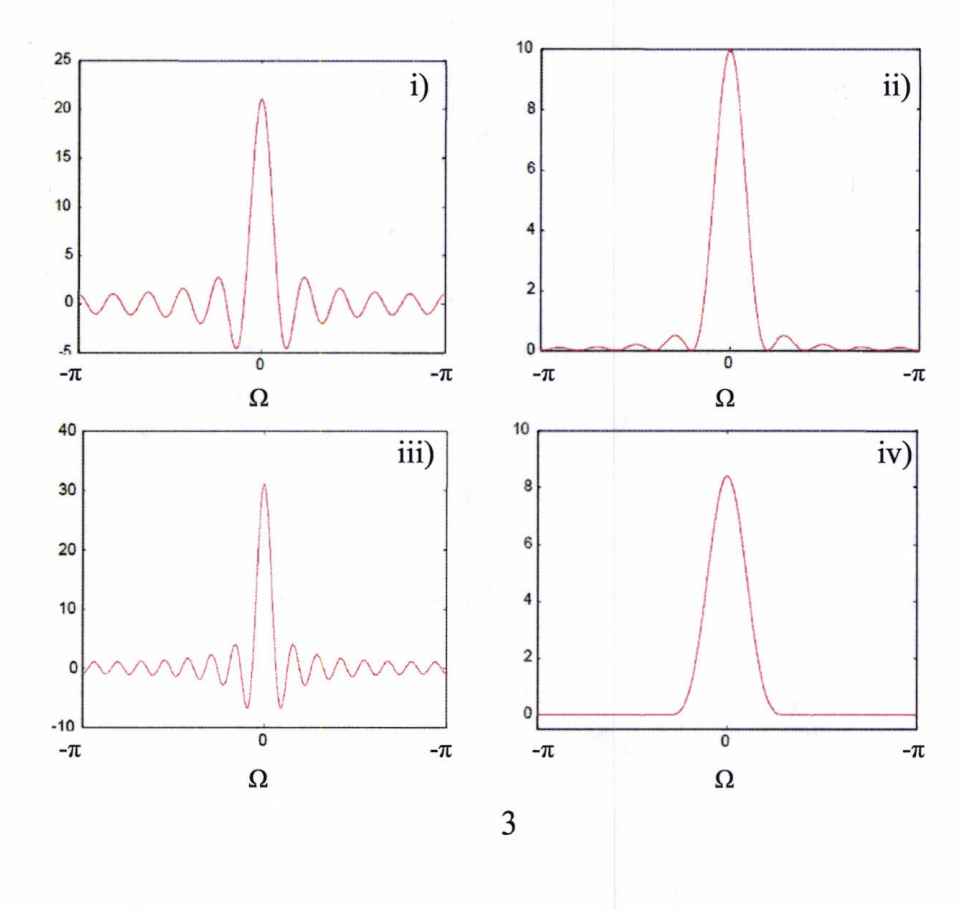
#> input picture tmp/q06-window-reproduction/four-plots-source.png, 964 x 909 px
$ python make_note.py
#> lines starting #> are read from the running program, lines starting #| are printed output that depends on the picture; after the words box and inside, x2 and y2 are one past the last pixel; in counts of white or black regions, pixels touching at a corner belong together
"""Trace the exam scan; do not assume analytical window functions."""
from pathlib import Path
import sys

WORK = Path(__file__).resolve().parent
ROOT = WORK.parent.parent
sys.path.insert(0, str(ROOT / "tmp" / "q03c-python"))

import numpy as np
import matplotlib
matplotlib.use("Agg")
import matplotlib.pyplot as plt
from matplotlib.font_manager import FontProperties
from PIL import Image, ImageChops

OUTPUT = ROOT / "Q06_window_spectra_answer_384.png"
source = np.asarray(Image.open(WORK / "four-plots-source.png").convert("RGB"), dtype=float)

# Pixel coordinates of the four plot frames in the rendered exam scan.
# The vertical scales are read from the original axes. These numbers calibrate
# the scan only; they are not window coefficients or analytical curve models.
frames = {
    "i": (80, 445, 61, 352, -5, 25),
    "ii": (541, 919, 49, 350, 0, 10),
    "iii": (83, 446, 431, 727, -10, 40),
    "iv": (538, 917, 431, 729, -0.5, 10),
}

def smooth_interpolation(x, y, target):
    """Shape-preserving cubic interpolation of digitized samples."""
    dx = np.diff(x)
    secant = np.diff(y) / dx
    slope = np.zeros_like(y)
    slope[0], slope[-1] = secant[0], secant[-1]
    for k in range(1, len(y)-1):
        if secant[k-1] * secant[k] > 0:
            w1, w2 = 2*dx[k]+dx[k-1], dx[k]+2*dx[k-1]
            slope[k] = (w1+w2)/(w1/secant[k-1]+w2/secant[k])
    k = np.searchsorted(x, target, side="right")-1
    k = np.clip(k, 0, len(x)-2)
    width = x[k+1]-x[k]
    t = (target-x[k])/width
    values = ((2*t**3-3*t**2+1)*y[k]
              + (t**3-2*t**2+t)*width*slope[k]
              + (-2*t**3+3*t**2)*y[k+1]
              + (t**3-t**2)*width*slope[k+1])
    return values

def trace(frame):
#> called with frame = (80, 445, 61, 352, -5, 25)
    x0, x1, y0, y1, lower, upper = frame
    crop = source[y0+2:y1-1, x0+2:x1-1]
    red = crop[:, :, 0]-crop[:, :, 1]
    red_blue = crop[:, :, 0]-crop[:, :, 2]
    mask = (red > 8) & (red_blue > 5)
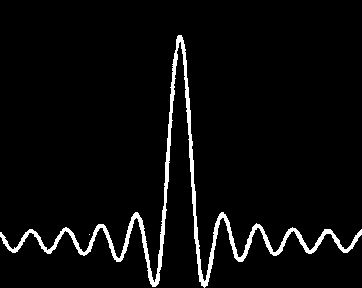
#> mask: shape (288, 362) bool; 4.3% white; 2 white regions (1 under 20 px), largest, box (x1, y1, x2, y2) and area: (0, 35, 362, 288) 4479
    xx, yy = [], []
    for column in range(crop.shape[1]):
        weights = np.where(mask[:, column], red[:, column]**2, 0)
        if weights.sum() > 0:
            xx.append(column+x0+2)
            yy.append(np.dot(weights, np.arange(len(weights))+y0+2)/weights.sum())
#> after the loop, xx = 362 values from 82 to 443; yy = 362 values, max 347.1 at index 154, min 100.1 at index 180, mean 293.7
    xx = np.asarray(xx, dtype=float)
    yy = upper-(np.asarray(yy)-y0)/(y1-y0)*(upper-lower)
#> yy = 362 values, max 20.97 at index 180, min -4.5 at index 154, mean 1.01
    # Suppress single-pixel scan noise without flattening oscillating lobes.
    yy = np.convolve(np.pad(yy, (1, 1), mode="edge"), [0.25, 0.5, 0.25], mode="valid")
#> yy = 362 values, max 20.9 at index 180, min -4.47 at index 204, mean 1.01
    center = xx[np.argmax(yy)]
#> center = 262
    # Correct the scan's small centering/skew error so the central peak is at 0.
    frequencies = np.where(xx <= center,
                           (xx-center)/(center-x0)*np.pi,
                           (xx-center)/(x1-center)*np.pi)
#> frequencies = 362 values from -3.11 to 3.11
    frequencies = np.r_[-np.pi, frequencies, np.pi]
#> frequencies = 364 values from -3.14 to 3.14
    yy = np.r_[yy[0], yy, yy[-1]]
#> yy = 364 values, max 20.9 at index 181, min -4.47 at index 205, mean 1.01
    samples = np.linspace(-np.pi, np.pi, 8001)
#> samples = 8001 values from -3.14 to 3.14
    curve = smooth_interpolation(frequencies, yy, samples)
#> in smooth_interpolation, `dx = np.diff(x)`: dx = 363 values, max 0.0345 at index 0, min 0.0172 at index 299, mean 0.0173
#> in smooth_interpolation, `secant = np.diff(y) / dx`: secant = 363 values, max 101.1 at index 166, min -106.2 at index 190, mean 0.0201
#> in smooth_interpolation, `slope = np.zeros_like(y)`: slope = 364 values from 0 to 0
#> after the loop in smooth_interpolation, `for k in range(1, len(y)-1):`: slope = 364 values, max 96.39 at index 166, min -104.8 at index 191, mean 0.024
#> in smooth_interpolation, `k = np.searchsorted(x, target, side="right")-1`: k = 8001 values from 0 to 363
#> in smooth_interpolation, `k = np.clip(k, 0, len(x)-2)`: k = 8001 values from 0 to 362
#> in smooth_interpolation, `width = x[k+1]-x[k]`: width = 8001 values, max 0.0345 at index 0, min 0.0172 at index 6580, mean 0.0174
#> in smooth_interpolation, `t = (target-x[k])/width`: t = 8001 values, max 1 at index 8000, min 0 at index 0, mean 0.5
#> in smooth_interpolation, `values = ((2*t**3-3*t**2+1)*y[k] + (t**3-2*t**2+t)*width*slope[k] + (-..`: values = 8001 values, max 20.9 at index 4000, min -4.47 at index 4525, mean 1.01
#> curve has the same summary as values in smooth_interpolation
    return samples, curve

curves = {name: trace(frame) for name, frame in frames.items()}
#> in trace (call 2), `mask = (red > 8) & (red_blue > 5)`: mask: shape (298, 375) bool; 2.7% white; 6 white regions (1 under 20 px), largest, box (x1, y1, x2, y2) and area: (149, 0, 302, 298) 2443, (74, 283, 148, 298) 273, (1, 294, 69, 298) 156, (304, 294, 342, 298) 83, (343, 295, 375, 298) 66
#> call 3 of trace, with frame = (83, 446, 431, 727, -10, 40)
#> in trace (call 3), `x0, x1, y0, y1, lower, upper = frame`: x0 = 83; x1 = 446; y0 = 431; y1 = 727; lower = -10; upper = 40
#> in trace (call 3), `mask = (red > 8) & (red_blue > 5)`:
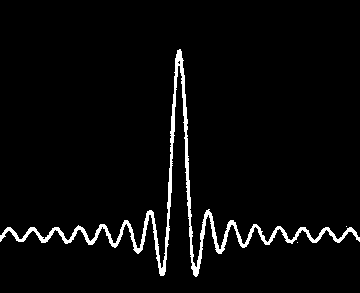
#> mask: shape (293, 360) bool; 3.7% white; 3 white regions (2 under 20 px), largest, box (x1, y1, x2, y2) and area: (0, 49, 360, 277) 3931
#> after the loop in trace (call 3), `for column in range(crop.shape[1]):`: xx = 360 values from 85 to 444; yy = 360 values, max 705.9 at index 162, min 485.9 at index 179, mean 661.4
#> in trace (call 3), `yy = upper-(np.asarray(yy)-y0)/(y1-y0)*(upper-lower)`: yy = 360 values, max 30.72 at index 179, min -6.44 at index 162, mean 1.08
#> in trace (call 3), `yy = np.convolve(np.pad(yy, (1, 1), mode="edge"), [0.25, 0.5, 0.25], m..`: yy = 360 values, max 30.46 at index 179, min -6.34 at index 162, mean 1.08
#> in trace (call 3), `center = xx[np.argmax(yy)]`: center = 264
#> in trace (call 3), `frequencies = np.where(xx <= center, (xx-center)/(center-x0)*np.pi, (x..`: frequencies = 360 values from -3.11 to 3.11
#> in trace (call 3), `frequencies = np.r_[-np.pi, frequencies, np.pi]`: frequencies = 362 values from -3.14 to 3.14
#> in trace (call 3), `yy = np.r_[yy[0], yy, yy[-1]]`: yy = 362 values, max 30.46 at index 180, min -6.34 at index 163, mean 1.07
#> in trace (call 3), `curve = smooth_interpolation(frequencies, yy, samples)`: curve = 8001 values, max 30.46 at index 4000, min -6.34 at index 3624, mean 1.06
#> call 4 of trace, with frame = (538, 917, 431, 729, -0.5, 10)
#> in trace (call 4), `x0, x1, y0, y1, lower, upper = frame`: x0 = 538; x1 = 917; y1 = 729; lower = -0.5; upper = 10
#> in trace (call 4), `crop = source[y0+2:y1-1, x0+2:x1-1]`:
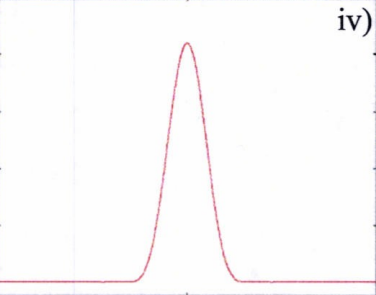
#> crop: shape (295, 376, 3) float64; mean R, G, B 252.3, 251.1, 251.5
#> in trace (call 4), `red = crop[:, :, 0]-crop[:, :, 1]`:
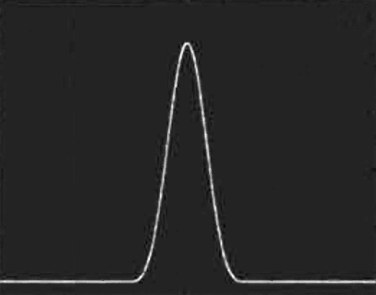
#> red: shape (295, 376) float64; min -14, max 88, mean 1.2; drawn with min black and max white
#> in trace (call 4), `red_blue = crop[:, :, 0]-crop[:, :, 2]`:
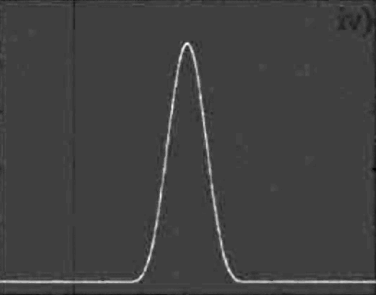
#> red_blue: shape (295, 376) float64; min -25, max 76, mean 0.8; drawn with min black and max white
#> in trace (call 4), `mask = (red > 8) & (red_blue > 5)`:
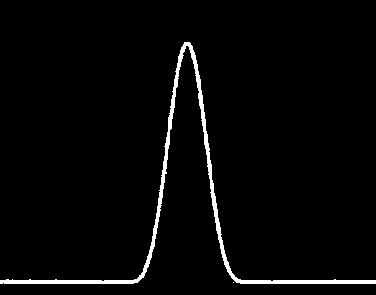
#> mask: shape (295, 376) bool; 2.7% white; 2 white regions (1 under 20 px), largest, box (x1, y1, x2, y2) and area: (0, 42, 376, 284) 2996
#> after the loop in trace (call 4), `for column in range(crop.shape[1]):`: xx = 376 values from 540 to 915; yy = 376 values, max 714.6 at index 271, min 476.2 at index 187, mean 685.5
#> in trace (call 4), `yy = upper-(np.asarray(yy)-y0)/(y1-y0)*(upper-lower)`: yy = 376 values, max 8.41 at index 187, min 0.00854 at index 271, mean 1.03
#> in trace (call 4), `yy = np.convolve(np.pad(yy, (1, 1), mode="edge"), [0.25, 0.5, 0.25], m..`: yy = 376 values, max 8.4 at index 187, min 0.0101 at index 271, mean 1.03
#> in trace (call 4), `center = xx[np.argmax(yy)]`: center = 727
#> in trace (call 4), `frequencies = np.where(xx <= center, (xx-center)/(center-x0)*np.pi, (x..`: frequencies = 376 values from -3.11 to 3.11
#> in trace (call 4), `frequencies = np.r_[-np.pi, frequencies, np.pi]`: frequencies = 378 values from -3.14 to 3.14
#> in trace (call 4), `yy = np.r_[yy[0], yy, yy[-1]]`: yy = 378 values, max 8.4 at index 188, min 0.0101 at index 272, mean 1.03
metrics = {}
for name, (omega, values) in curves.items():
    half_peak = np.flatnonzero(values >= values.max()/2)
    width = (omega[half_peak[-1]]-omega[half_peak[0]])/np.pi
    outer_level = np.max(np.abs(values[np.abs(omega) >= 0.35*np.pi]))/values.max()
    metrics[name] = {"peak": float(values.max()), "minimum": float(values.min()),
                     "half_height_width_over_pi": float(width),
                     "outer_level_relative_to_peak": float(outer_level)}
    np.savetxt(WORK / f"traced-{name}.csv", np.column_stack([omega, values]),
               delimiter=",", header="Omega,digitized_signed_spectrum", comments="")
#> this loop made 4 passes
#> name on passes 1 to 4: 'i', 'ii', 'iii', 'iv'
assert metrics["iv"]["half_height_width_over_pi"] > max(
    metrics[name]["half_height_width_over_pi"] for name in ("i", "ii", "iii"))
assert metrics["iii"]["half_height_width_over_pi"] < metrics["i"]["half_height_width_over_pi"]
assert metrics["iv"]["outer_level_relative_to_peak"] < min(
    metrics[name]["outer_level_relative_to_peak"] for name in ("i", "ii", "iii"))
assert metrics["i"]["minimum"] < -3 and metrics["iii"]["minimum"] < -5

plt.rcParams.update({
    "font.family": "STIXGeneral", "mathtext.fontset": "cm",
    "font.size": 10.8, "axes.labelsize": 12,
    "axes.linewidth": 0.8, "figure.facecolor": "white",
    "axes.facecolor": "white", "text.color": "black",
    "axes.edgecolor": "black", "axes.labelcolor": "black",
    "xtick.color": "black", "ytick.color": "black",
})

# Measure wrapping in final output pixels, instead of shrinking a large page.
measure_fig = plt.figure(figsize=(3.84, 1), dpi=100)
measure_fig.canvas.draw()
renderer = measure_fig.canvas.get_renderer()

def wrapped(text, size=11, weight="normal", available=368):
#> called with text = 'Question 6 – Window spectra', size = 12.5, weight = 'bold', available = 368
    properties = FontProperties(family="STIXGeneral", size=size, weight=weight)
    lines, current = [], ""
    for word in text.split():
        candidate = f"{current} {word}".strip()
        width = renderer.get_text_width_height_descent(candidate, properties, False)[0]
        if width > available and current:
            lines.append(current)
            current = word
        else:
            current = candidate
    if current:
        lines.append(current)
    return "\n".join(lines), len(lines)

text_items = []
def add_text(top, text, size=11, weight="normal", indent=8, spacing=1.18):
    content, count = wrapped(text, size, weight, 384-indent-8)
    text_items.append((top, indent, content, size, weight, spacing))
    return top+count*size*100/72*spacing

cursor = add_text(8, "Question 6 – Window spectra", 12.5, "bold")
cursor = add_text(cursor+3, "Approximate redraws from the exam figure.", 10.5)
plots_top = int(np.ceil(cursor+13))
block_height = 239
cursor = plots_top+4*block_height+3

cursor = add_text(cursor, "(a) Best time resolution: iv", 11.8, "bold")
cursor = add_text(cursor+3, "Reason:", 11, "bold")
cursor = add_text(cursor+4,
    "Window iv has the widest main lobe. "
    "A wider main lobe corresponds to a shorter time window, "
    "which gives better time resolution.")
cursor = add_text(cursor+12, "(b) Least spectral leakage: iv", 11.8, "bold")
cursor = add_text(cursor+3, "Reason:", 11, "bold")
cursor = add_text(cursor+4,
    "Window iv has the smallest side lobes. "
    "Smaller side lobes mean less spectral leakage.")
cursor = add_text(cursor+12, "Reminder", 11.8, "bold")
for reminder in [
    "Wide main lobe → better time resolution",
    "Narrow main lobe → better frequency resolution",
    "Small side lobes → less spectral leakage",
]:
    cursor = add_text(cursor+3, reminder)
height = int(np.ceil(cursor+7))
plt.close(measure_fig)

fig = plt.figure(figsize=(3.84, height/100), dpi=100)
all_text = []
for top, left, text, size, weight, spacing in text_items:
    all_text.append(fig.text(left/384, 1-top/height, text, fontsize=size,
                             weight=weight, ha="left", va="top", linespacing=spacing))
#> this loop made 12 passes
#> (top, text, size, weight) on passes 1, 3, 4, 6, 7, 9, 10, 12: (8, 'Question 6 – Window spectra', 12.5, 'bold'), (1021, '(a) Best time resolution: iv', 11.8, 'bold'), (1043.3, 'Reason:', 11, 'bold'), (1131.5, '(b) Least spectral leakage: iv', 11.8, 'bold'), (1153.8, 'Reason:', 11, 'bold'), (1223.9, 'Reminder', 11.8, 'bold'), (1246.2, 'Wide main lobe → better time resolution', 11, 'normal'), (1288.3, 'Small side lobes → less spectral leakage', 11, 'normal')
#> (top, size, weight) on passes 2, 5, 8, 11: (31.49, 10.5, 'normal'), (1065.4, 11, 'normal'), (1175.8, 11, 'normal'), (1267.2, 11, 'normal')

axis_limits = {"i": (-5.5, 25), "ii": (-0.2, 10.5),
               "iii": (-10, 40), "iv": (-0.5, 10)}
tick_values = {"i": [-5, 0, 5, 10, 15, 20, 25], "ii": [0, 2, 4, 6, 8, 10],
               "iii": [-10, 0, 10, 20, 30, 40], "iv": [0, 2, 4, 6, 8, 10]}
axes = []
for index, name in enumerate(frames):
    top = plots_top+index*block_height
    all_text.append(fig.text(8/384, 1-top/height, f"{name})", fontsize=11.8,
                             weight="bold", ha="left", va="top"))
    axis_top, axis_height = top+24, 171
    ax = fig.add_axes([43/384, 1-(axis_top+axis_height)/height, 326/384, axis_height/height])
    omega, values = curves[name]
    ax.plot(omega, values, color="#b31d32", linewidth=1.4, zorder=3)
    ax.axhline(0, color="#777777", linewidth=0.6, zorder=1)
    ax.set_xlim(-np.pi, np.pi)
    ax.set_ylim(*axis_limits[name])
    ax.set_xticks([-np.pi, 0, np.pi], [r"$-\pi$", r"$0$", r"$\pi$"])
    ax.set_yticks(tick_values[name])
    ax.set_xlabel(r"$\Omega$", labelpad=1)
    ax.tick_params(direction="out", length=3, width=0.7, pad=3)
    axes.append(ax)
    all_text.extend([ax.xaxis.label, *ax.get_xticklabels(), *ax.get_yticklabels()])

fig.canvas.draw()
renderer = fig.canvas.get_renderer()
for artist in all_text:
    box = artist.get_window_extent(renderer)
    assert box.x0 >= 2 and box.y0 >= 2, (artist.get_text(), box)
    assert box.x1 <= 382 and box.y1 <= height-2, (artist.get_text(), box)
#> this loop made 57 passes
assert len(axes) == 4
fig.savefig(OUTPUT, dpi=100, facecolor="white", transparent=False)
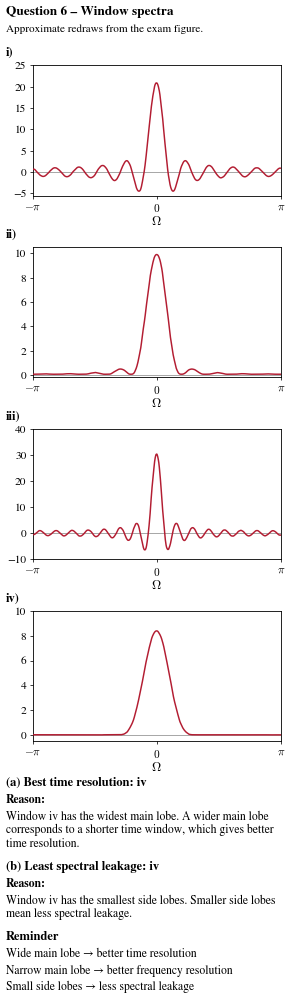
#> figure drawn by matplotlib, 4 panels; panel 1: curve peaks at x = 0, y = 20.9; panel 2: curve peaks at x = 0, y = 9.91; panel 3: curve peaks at x = 0, y = 30.46; panel 4: curve peaks at x = 0, y = 8.4
plt.close(fig)

#> (the run stopped early here; a loop or call above may not have finished)

$ run again, with 2025-08-20_Q06_window_functions_384.png copied over tmp/q06-window-reproduction/four-plots-source.png
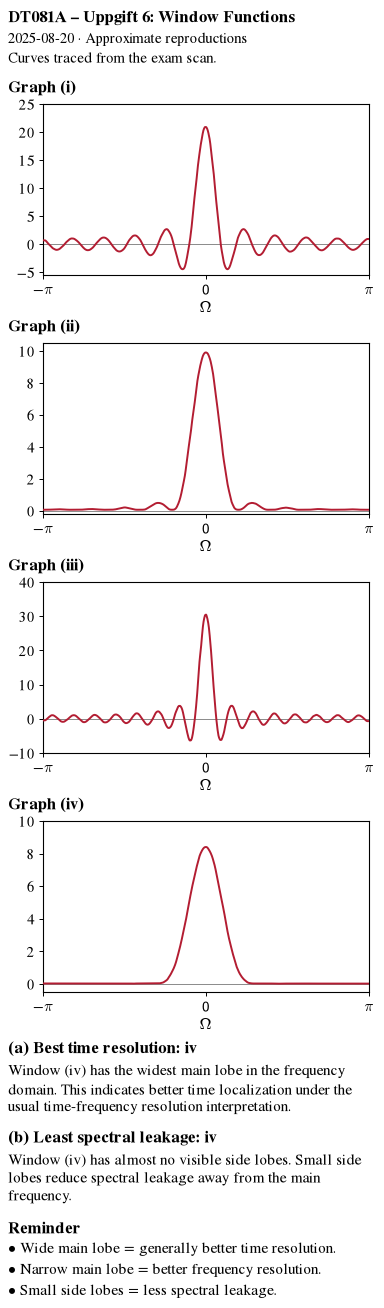
#> input picture 2025-08-20_Q06_window_functions_384.png, 384 x 1308 px
#> in trace, `crop = source[y0+2:y1-1, x0+2:x1-1]`:
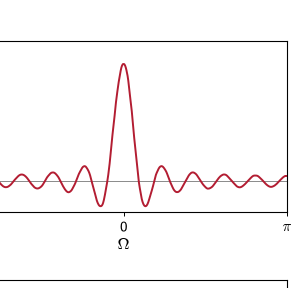
#> crop: shape (288, 302, 3) float64; mean R, G, B 249.8, 247.5, 247.8
#> in trace, `mask = (red > 8) & (red_blue > 5)`:
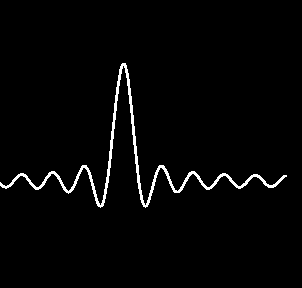
#> mask: shape (288, 302) bool; 2.3% white in thin lines or dots, all inside (x1, y1, x2, y2) = (0, 63, 287, 208)
#> after the loop in trace, `for column in range(crop.shape[1]):`: xx = 287 values from 82 to 368; yy = 287 values, max 268.6 at index 100, min 126.6 at index 123, mean 237.3
#> in trace, `yy = upper-(np.asarray(yy)-y0)/(y1-y0)*(upper-lower)`: yy = 287 values, max 18.24 at index 123, min 3.6 at index 100, mean 6.82
#> in trace, `yy = np.convolve(np.pad(yy, (1, 1), mode="edge"), [0.25, 0.5, 0.25], m..`: yy = 287 values, max 18.18 at index 123, min 3.62 at index 100, mean 6.82
#> center = 205
#> in trace, `frequencies = np.where(xx <= center, (xx-center)/(center-x0)*np.pi, (x..`: frequencies = 287 values from -3.09 to 2.13
#> in trace, `frequencies = np.r_[-np.pi, frequencies, np.pi]`: frequencies = 289 values from -3.14 to 3.14
#> in trace, `yy = np.r_[yy[0], yy, yy[-1]]`: yy = 289 values, max 18.18 at index 124, min 3.62 at index 101, mean 6.82
#> samples = 8001 values from -3.14 to 3.14
#> dx = 288 values, max 1.01 at index 287, min 0.0131 at index 278, mean 0.0218
#> secant = 288 values, max 39.85 at index 111, min -81.45 at index 133, mean -1.35
#> in smooth_interpolation, `slope = np.zeros_like(y)`: slope = 289 values from 0 to 0
#> after the loop in smooth_interpolation, `for k in range(1, len(y)-1):`: slope = 289 values, max 39.78 at index 112, min -81.12 at index 134, mean -1.32
#> in smooth_interpolation, `k = np.searchsorted(x, target, side="right")-1`: k = 8001 values from 0 to 288
#> in smooth_interpolation, `k = np.clip(k, 0, len(x)-2)`: k = 8001 values from 0 to 287
#> width = 8001 values, max 1.01 at index 6717, min 0.0131 at index 6567, mean 0.179
#> t = 8001 values, max 1 at index 8000, min 0 at index 0, mean 0.49
#> values = 8001 values, max 18.18 at index 4000, min 3.62 at index 3264, mean 6.83
#> curve has the same summary as values in smooth_interpolation
